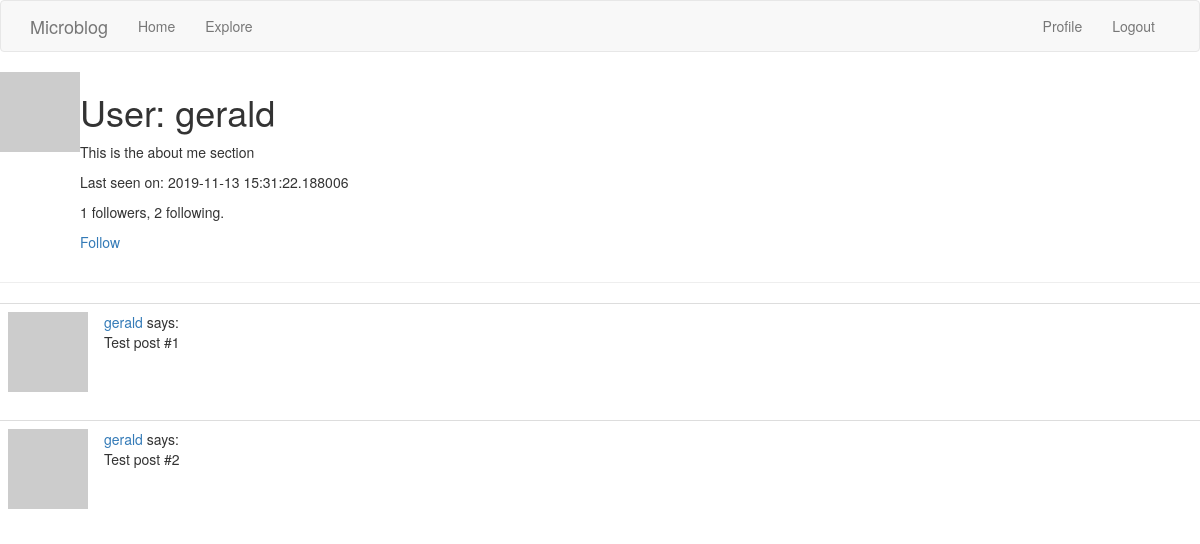
The app's page /user/gerald (signed in), older data.
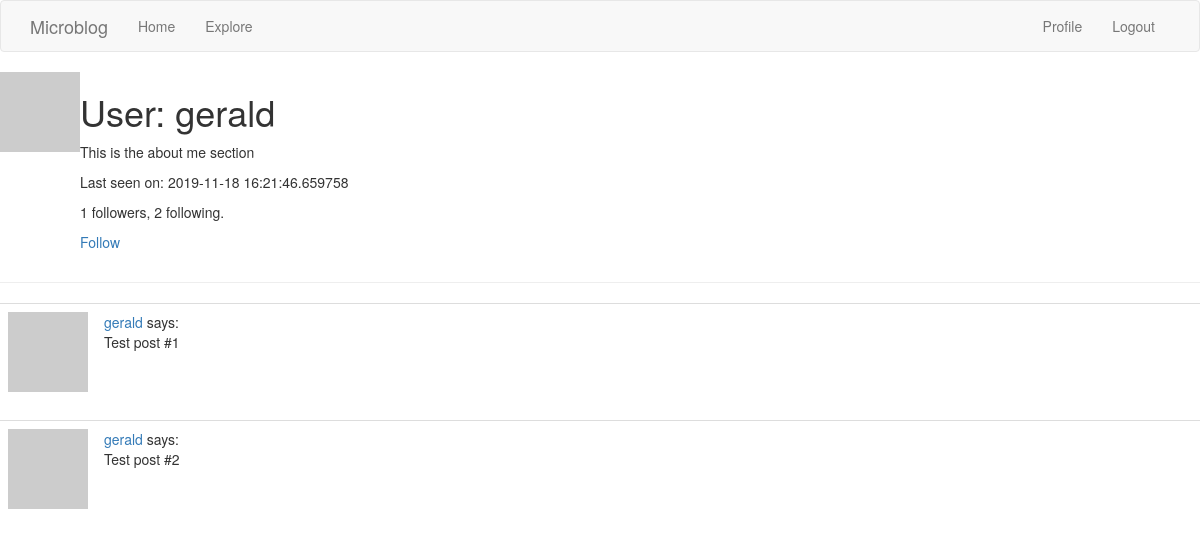
The same page, newer data.
### app/models.py (models this page shows, shortened)
class User(UserMixin, db.Model):
    id = db.Column(db.Integer, primary_key=True)
    username = db.Column(db.String(64), index=True, unique=True)
    email = db.Column(db.String(120), index=True, unique=True)
    password_hash = db.Column(db.String(128))
    posts = db.relationship('Post', backref='author', lazy='dynamic')
    about_me = db.Column(db.String(140))
    last_seen = db.Column(db.DateTime, default=datetime.utcnow)
    followed = db.relationship(
        'User', secondary=followers,
        primaryjoin=(followers.c.follower_id == id),
        secondaryjoin=(followers.c.followed_id == id),
        backref=db.backref('followers', lazy='dynamic'), lazy='dynamic')
    def is_following(self, user):
        return self.followed.filter(
            followers.c.followed_id == user.id).count() > 0
    def avatar(self, size):
        digest = md5(self.email.lower().encode('utf-8')).hexdigest()
        return 'https://www.gravatar.com/avatar/{}?d=identicon&s={}'.format(
            digest, size)

### app/routes.py (the view)
@app.route('/user/<username>')
@login_required
def user(username):
    user = User.query.filter_by(username=username).first_or_404()
    posts = [
        {'author': user, 'body': 'Test post #1'},
        {'author': user, 'body': 'Test post #2'}
    ]
    return render_template('user.html', user=user, posts=posts)

### app/models.py (called while the page is built)
@login.user_loader
def load_user(id):
    return User.query.get(int(id))

### app/routes.py (called while the page is built)
@app.before_request
def before_request():
    if current_user.is_authenticated:
        current_user.last_seen = datetime.utcnow()
        db.session.commit()

### app/templates/user.html
{% extends "base.html" %}
{% block content %}
<table>
    <tr valign="top">
        <td><img src="{{ user.avatar(128) }}"></td>
        <td>
            <h1>User: {{ user.username }}</h1>
            {% if user.about_me %}<p>{{ user.about_me }}</p>{% endif %}
            {% if user.last_seen %}<p>Last seen on: {{ user.last_seen }}</p>{% endif %}
            <p>{{ user.followers.count() }} followers, {{ user.followed.count() }} following.</p>
            {% if user == current_user %}
            <p><a href="{{ url_for('edit_profile') }}">Edit your profile</a></p>
            {% elif not current_user.is_following(user) %}
            <p><a href="{{ url_for('follow', username=user.username) }}">Follow</a></p>
            {% else %}
            <p><a href="{{ url_for('unfollow', username=user.username) }}">Unfollow</a></p>
            {% endif %}
        </td>
    </tr>
</table>
<hr>
{% for post in posts %}
{% include '_post.html' %}
{% endfor %}
{% endblock %}

### app/templates/_post.html
 <table class="table table-hover">
        <tr>
            <td width="70px">
                <a href="{{ url_for('user', username=post.author.username) }}">
                    <img src="{{ post.author.avatar(70) }}" />
                </a>
            </td>
            <td>
                <a href="{{ url_for('user', username=post.author.username) }}">
                    {{ post.author.username }}
                </a>
                says:
                <br>
                {{ post.body }}
            </td>
        </tr>
    </table>

Row changes from the older to the newer data that the page shows:
changed User "gerald": last_seen "2019-11-13 15:31:22.188006" → "2019-11-18 16:21:46.659758"
